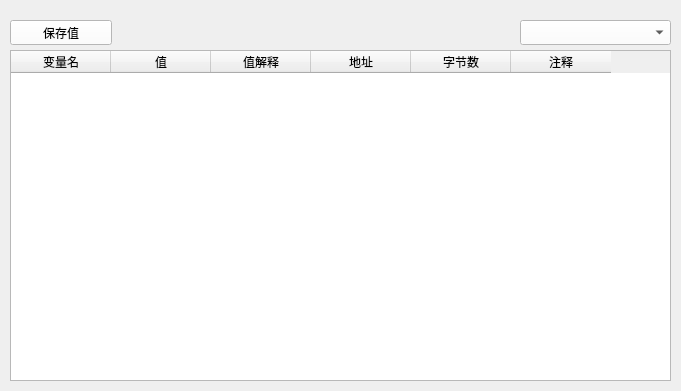
    <widget class="QWidget" name="widget_7" native="true">
     <property name="enabled">
      <bool>true</bool>
     </property>
     <property name="geometry">
      <rect>
       <x>0</x>
       <y>0</y>
       <width>681</width>
       <height>391</height>
      </rect>
     </property>
     <widget class="QTableWidget" name="listview_diy">
      <property name="geometry">
       <rect>
        <x>10</x>
        <y>50</y>
        <width>661</width>
        <height>331</height>
       </rect>
      </property>
      <attribute name="horizontalHeaderDefaultSectionSize">
       <number>100</number>
      </attribute>
      <attribute name="verticalHeaderVisible">
       <bool>false</bool>
      </attribute>
      <attribute name="verticalHeaderDefaultSectionSize">
       <number>17</number>
      </attribute>
      <column>
       <property name="text">
        <string>变量名</string>
       </property>
      </column>
      <column>
       <property name="text">
        <string>值</string>
       </property>
      </column>
      <column>
       <property name="text">
        <string>值解释</string>
       </property>
      </column>
      <column>
       <property name="text">
        <string>地址</string>
       </property>
      </column>
      <column>
       <property name="text">
        <string>字节数</string>
       </property>
      </column>
      <column>
       <property name="text">
        <string>注释</string>
       </property>
      </column>
     </widget>
     <widget class="QPushButton" name="diy_input_2">
      <property name="geometry">
       <rect>
        <x>10</x>
        <y>20</y>
        <width>102</width>
        <height>25</height>
       </rect>
      </property>
      <property name="styleSheet">
       <string notr="true">background-color:rgb(255, 255, 255);
color:rgb(0,0,0);</string>
      </property>
      <property name="text">
       <string>保存值</string>
      </property>
     </widget>
     <widget class="QComboBox" name="diy_input_4">
      <property name="geometry">
       <rect>
        <x>520</x>
        <y>20</y>
        <width>151</width>
        <height>25</height>
       </rect>
      </property>
      <property name="styleSheet">
       <string notr="true">background-color:rgb(255, 255, 255);
color:rgb(0,0,0);</string>
      </property>
      <property name="editable">
       <bool>false</bool>
      </property>
     </widget>
    </widget>
